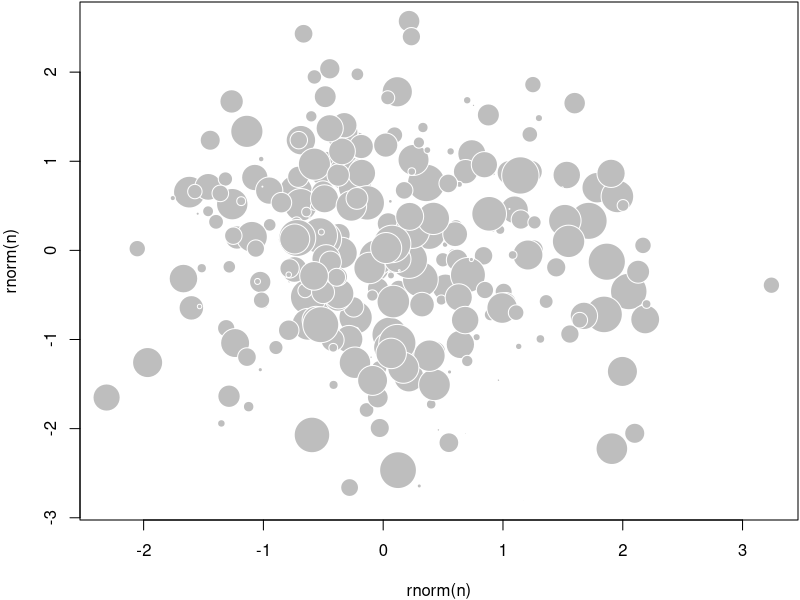

Recreate this plot in R.
## ---- chunk 1
if (TRUE) cat('_hello_ **markdown**!', '\n')
## ---- chunk 2
1+1
10:1
rnorm(5)^2
strsplit('hello, markdown vignettes', '')
## ---- chunk 3
n=300; set.seed(123)
par(mar=c(4,4,.1,.1))
plot(rnorm(n), rnorm(n), pch=21, cex=5*runif(n), col='white', bg='gray')
